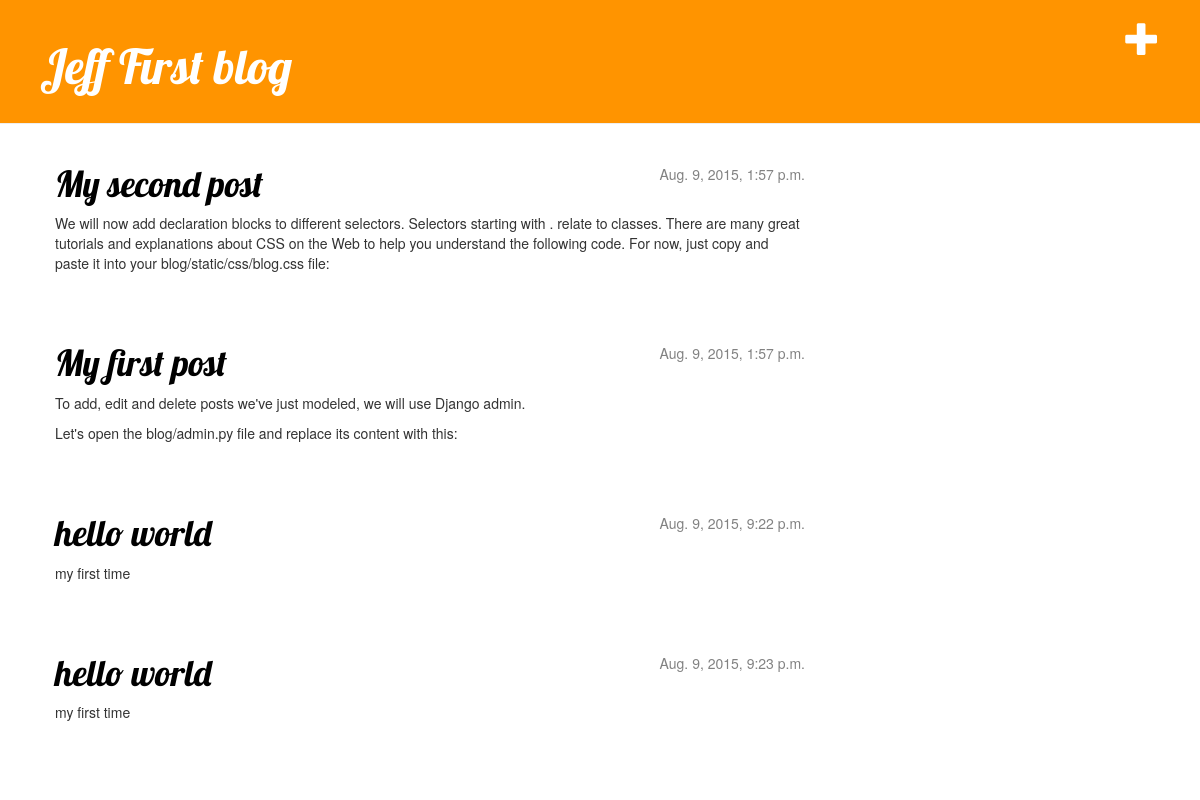
The app's page / (signed in) with its own data.
### blog/models.py (models this page shows, shortened)
class Post(models.Model):
    author = models.ForeignKey('auth.User')
    title = models.CharField(max_length=200)
    text = models.TextField()
    create_date = models.DateTimeField(default=timezone.now)
    published_date =models.DateTimeField(blank=True, null=True)

### blog/views.py (the view)
# urls.py: url(r'^$', views.post_list, name='post_list'),
def post_list(request):
    posts = Post.objects.filter(published_date__lte=timezone.now()).order_by('published_date')
    return render(request, 'blog/post_list.html', {'posts':posts})

### blog/templates/blog/post_list.html
{% extends "blog/base.html" %}
{% block content %}
    {% for post in posts %}
        <div class="post">
            <div class="date">
                {{ post.published_date }}
            </div>
            <h1><a href="{% url "post_detail" pk=post.pk %}">{{ post.title }}</a></h1>
            <p>{{ post.text|linebreaks }}</p>
        </div>
    {% endfor %}
{% endblock content %}

### blog/static/css/blog.css (style rules this page uses)
h1, h2, h3, h4 { font-family: 'Lobster', cursive; }
.date { float: right; color: #828282; }
.post { margin-bottom: 70px; }
.post h1 a, .post h1 a:visited { color: #000000; }

### records on screen
Post: published_date "Aug. 9, 2015, 1:57 p.m.", title "My second post", text "We will now add declaration blocks to different selectors. Selectors starting with . relate to classes. There are many great tutorials and explanations about CSS on the Web to help you understand the following code. For now, just copy and paste it into your blog/static/css/blog.css file:"
Post: published_date "Aug. 9, 2015, 1:57 p.m.", title "My first post", text "To add, edit and delete posts we've just modeled, we will use Django admin. Let's open the blog/admin.py file and replace its content with this:"
Post: published_date "Aug. 9, 2015, 9:22 p.m.", title "hello world", text "my first time"
Post: published_date "Aug. 9, 2015, 9:23 p.m.", title "hello world", text "my first time"
